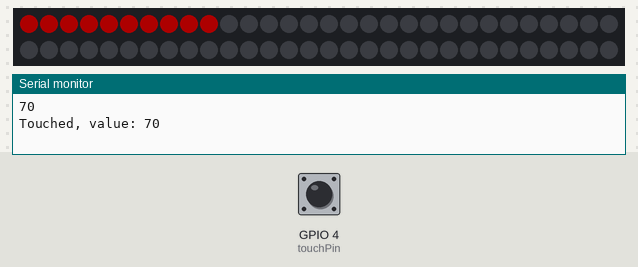
A sketch run on a simulated ESP32. On the bench: 60 RGB LEDs in strip order, left to right, continuing on the next row, the last lines printed to the serial monitor. The inputs (shaded band) are chosen by the test bench; at power-on: GPIO 4 (touchPin) HIGH. Dim RGB values are drawn brighter than linear.

Above: at 3.04 s.
At 3.66 s:
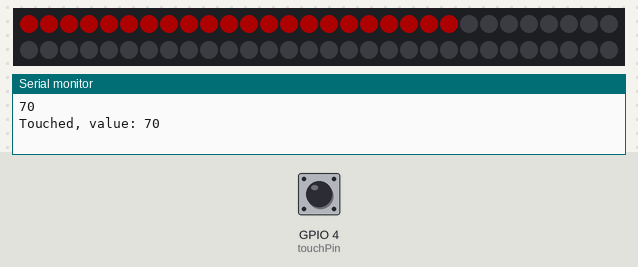
At 4.29 s:
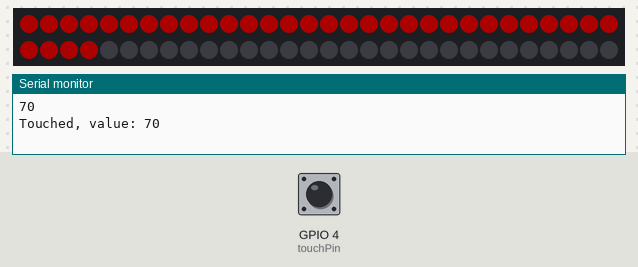
At 5.6 s:
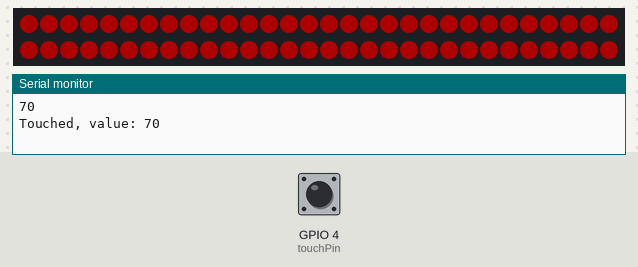
At 8.65 s:
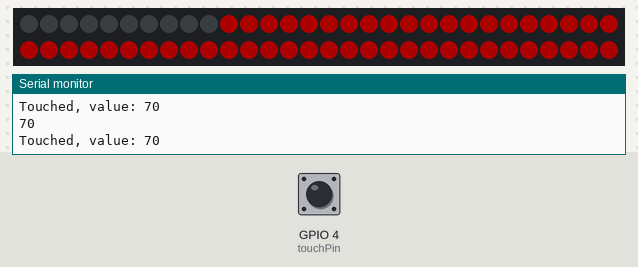
At 11.2 s:
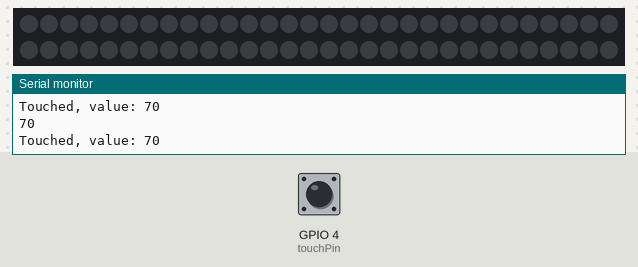

Measured:
- by itself, everything shown: repeats every 10.2 s, in 42 steps

The sketch:

TazlinaBdayProject.ino
```cpp
#include <FastLED.h>

//Stuff for TTP223 Touch Sensor
int touchPin = T0; //GPIO4 A.K.A Touch Pin 0 on ESP32 WROOM
int val = 0;
int threshold = 75;
int counter = 0;

//Stuff for FastLED
#define NUM_LEDS 60
#define DATAPIN 22
#define LED_TYPE WS2812B
#define COLOR_ORDER GRB
CRGB leds[NUM_LEDS];

void setup() {
  Serial.begin(9600);
  pinMode(touchPin, INPUT);

  delay(1000);
  //FastLED Stuff

  FastLED.addLeds<LED_TYPE, DATAPIN, COLOR_ORDER>(leds, NUM_LEDS).setCorrection(TypicalLEDStrip); //Establishing our LED Strip

  FastLED.setBrightness(50); //Set our initial brightness
}

void loop() {
  // put your main code here, to run repeatedly:
  val = touchRead(touchPin);
  Serial.println(val);
  if (val < threshold) { //Checks to see if there's a touch
    delay(500); //Helps with debounce (ensures it wasn't a false activation/touch)
    val = touchRead(touchPin); //Checks the value again to see if we are actually touching it
    if (val < threshold) {
      Serial.print("Touched, value: ");
      Serial.print(val);
      Serial.println();
      delay(1000);

      if (counter == 0) { //Counter acts as an on/off switch for the heart. It should only ever have a value of 0 or 1

        counter++;
        //FastLED Stuff - Turns on heart with a simple animation
        for(int i = 0; i < NUM_LEDS; i++) { //Fades the LEDs into bright red
          leds[i] = CRGB::Red;
          FastLED.show();
          delay(50);
        }
        delay(1000);
      }

      else {

        counter = 0;
        for(int i = 0; i < NUM_LEDS; i++) { //Fades the LEDs out to off
          leds[i] = CRGB::Black;
          FastLED.show();
          delay(50);
        }
      }

      FastLED.show();
    }
  }
}
```
